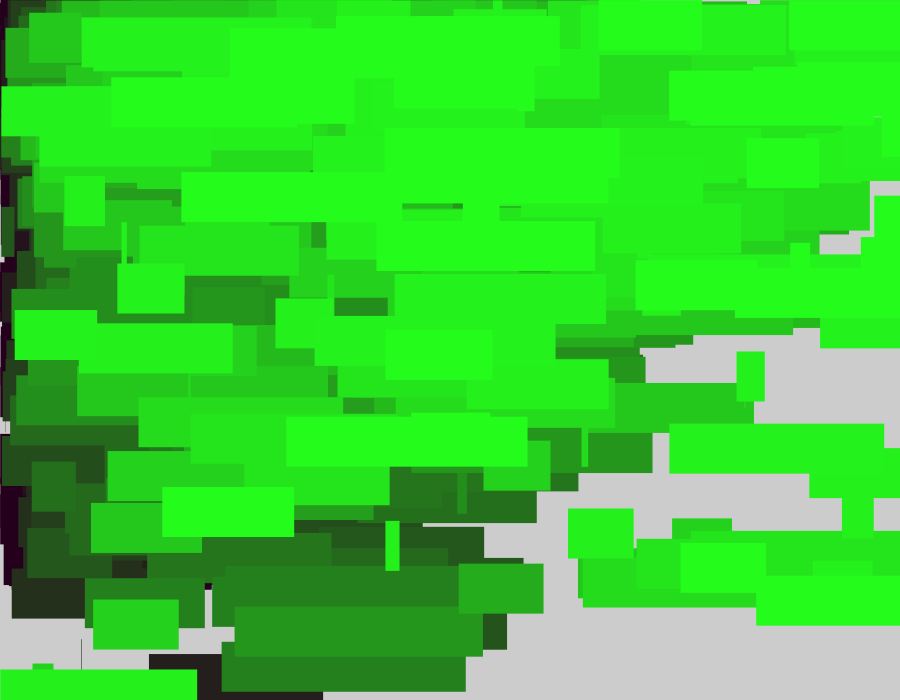
Frame 1 (no input)
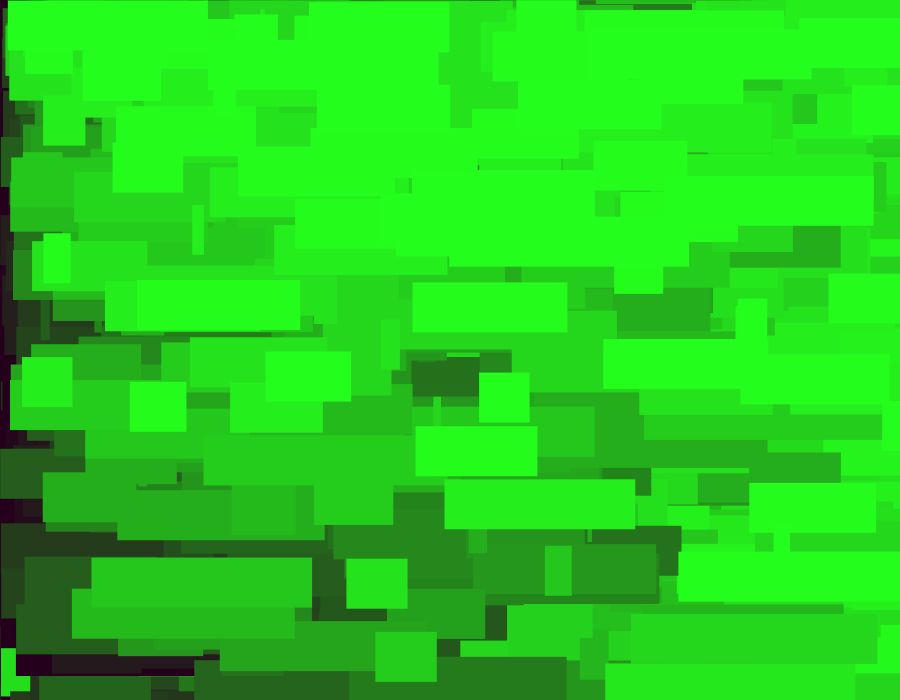
Frame 60 (the mouse pressed at the canvas centre just before this capture)
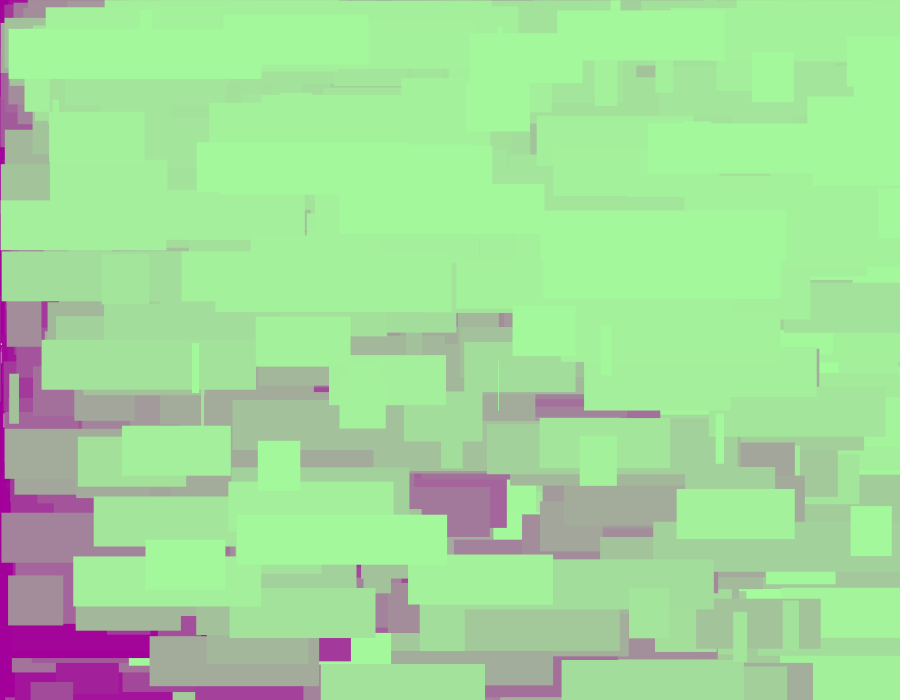
Frame 120 (the mouse held since frame 60 and released just before this capture)

The Processing sketch that drew these frames (run headless with seeded random() and noise(); from frame 60 on, the mouse is pressed at the canvas centre):

// Processing sketch: processing_156989
// ── processing_156989.pde

int diam=50;
float a;
float b;

void setup(){
   size(900, 700);
}

void draw(){

a = map(mouseX+100, 0, width, 0, 255);
b = map(mouseY+100, 0, height, 0, 255);

 fill(0);
 for(int x=diam/30; x<width; x+=random(diam)){
   for(int y=diam/30; y<height; y+=random(diam)){
     int z = int(map (x, diam, width, 0, 255));
   
   noStroke();
   fill(b,z,a);
//   fill(strokeValue);
   rect(random(x),random(y),random(0,255),diam);
   }
 }
}
